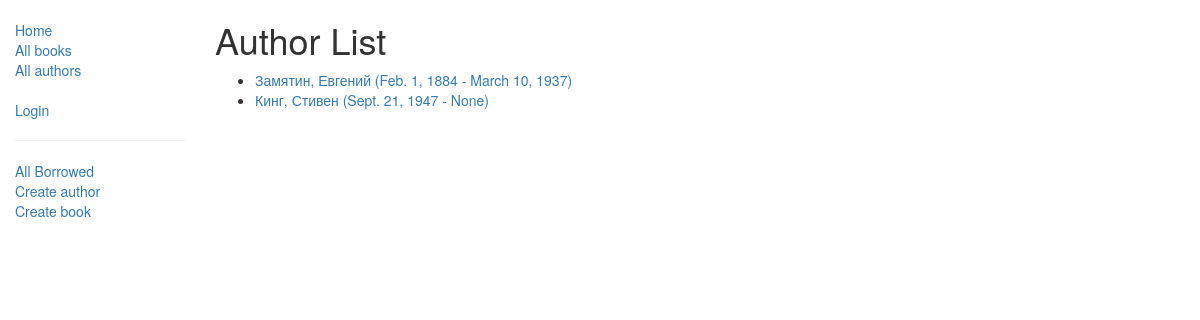
The app's page /catalog/authors/, older data.
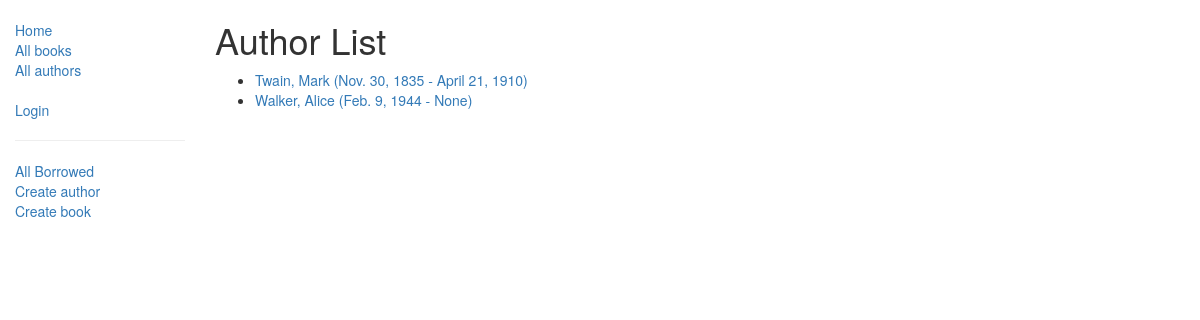
The same page, newer data.
### catalog/models.py (models this page shows, shortened)
class Author(models.Model):
    first_name = models.CharField(max_length=100)
    last_name = models.CharField(max_length=100)
    date_of_birth = models.DateField(null=True, blank=True)
    date_of_death = models.DateField('Died', null=True, blank=True)
    def get_absolute_url(self):
        return reverse('author-detail', args=[str(self.id)])
    class Meta:
        ordering = ['last_name']

### catalog/views.py (the view)
# urls.py: path('authors/', views.AuthorListView.as_view(), name='author'),
class AuthorListView(generic.ListView):
    model = Author
    paginate_by = 10

### catalog/templates/catalog/author_list.html
{% extends "base_generic.html" %}
{% block content %}
    <h1>Author List</h1>
    {% if author_list %}
    <ul>
      {% for author in author_list %}
      <li>
          <a href="{{ author.get_absolute_url }}">{{author.last_name}}, {{author.first_name}} ({{author.date_of_birth}} - {{author.date_of_death}})</a>
      </li>
      {% endfor %}
    </ul>
    {% else %}
      <p>В библиотеке нет авторов.</p>
    {% endif %}
{% endblock %}

Row changes from the older to the newer data that the page shows:
changed Author: last_name "Замятин" → "Twain"; first_name "Евгений" → "Mark"; date_of_birth "Feb. 1, 1884" → "Nov. 30, 1835"; date_of_death "March 10, 1937" → "April 21, 1910"
changed Author "None": last_name "Кинг" → "Walker"; first_name "Стивен" → "Alice"; date_of_birth "Sept. 21, 1947" → "Feb. 9, 1944"
